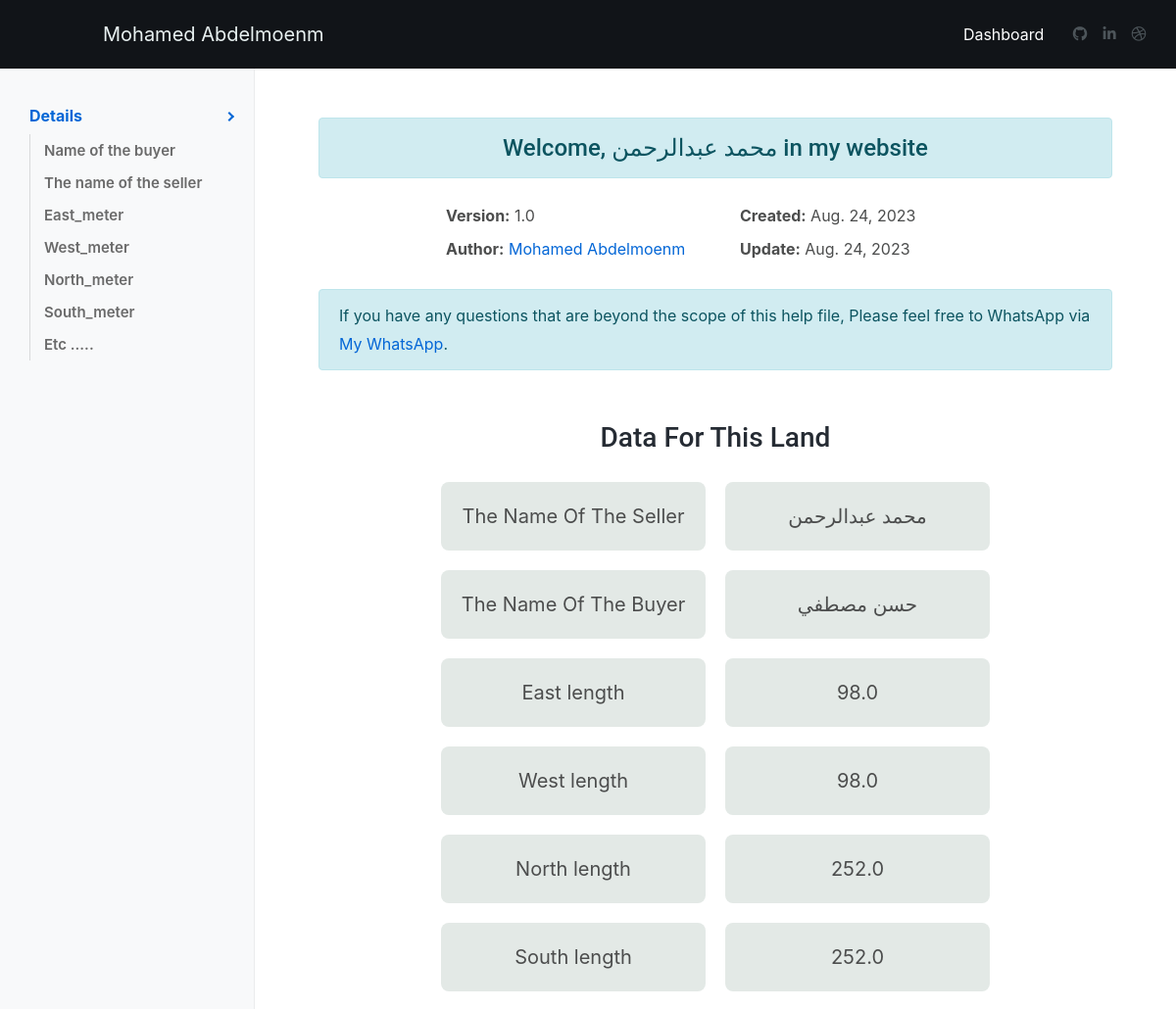
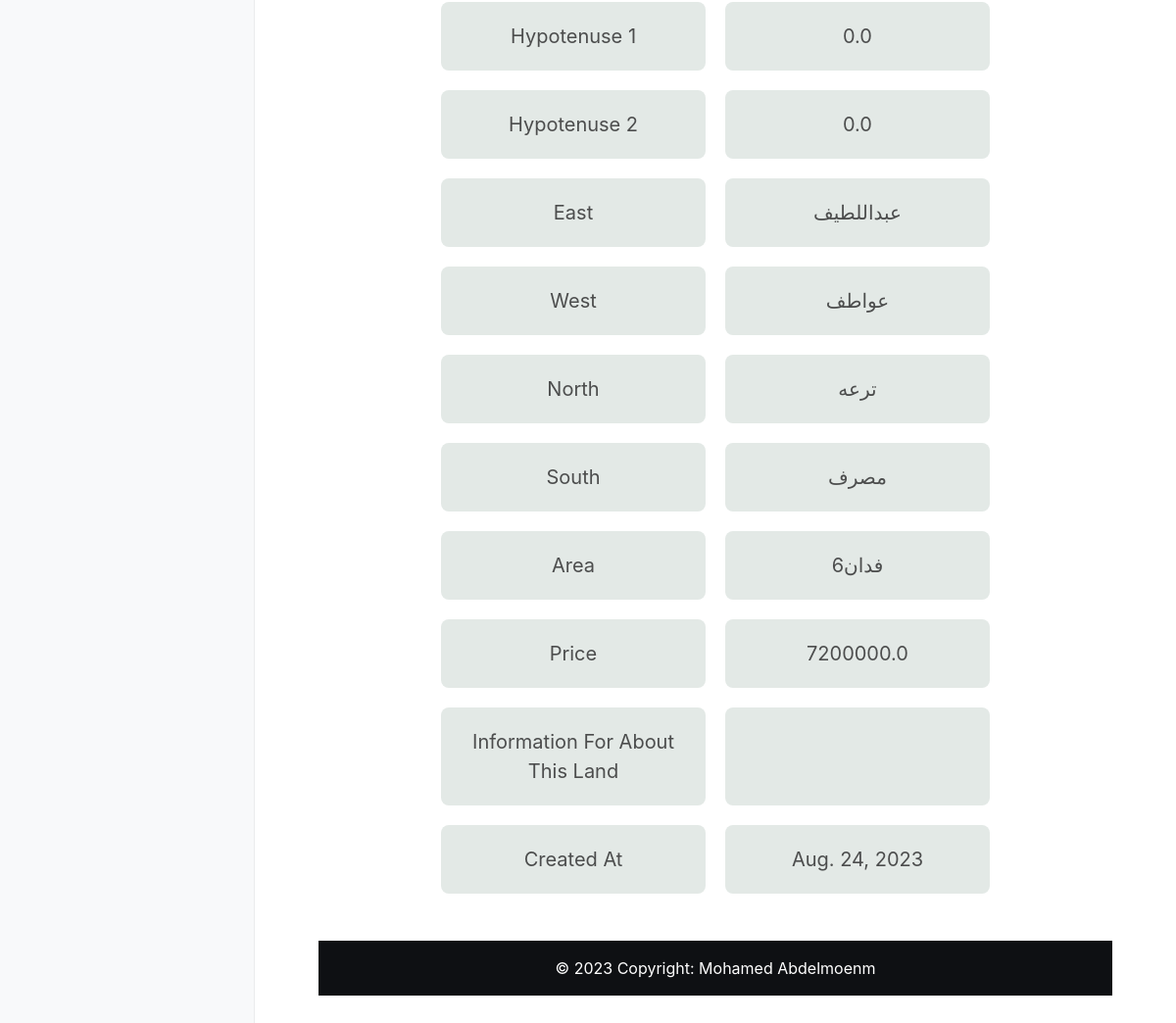
The page /land_detail/3 on the database its author committed (2 pictures, top to bottom).
### app/models.py (models this page shows, shortened)
class Data_Land(models.Model):
    name_saler = models.CharField(max_length=100)
    name_buyer = models.CharField(max_length=100)
    East_meter = models.FloatField()
    West_meter = models.FloatField()
    North_meter = models.FloatField()
    South_meter = models.FloatField()
    hypotenuse1 = models.FloatField(null=True, blank=True)
    hypotenuse2 = models.FloatField(null=True, blank=True)
    East = models.CharField(max_length=500)
    West = models.CharField(max_length=500)
    North  = models.CharField(max_length=500)
    South = models.CharField(max_length=500)
    area = models.CharField(max_length=500)
    price = models.FloatField()
    created_at = models.DateField(default=timezone.now)
    subtitle_information_for_land = models.TextField(null=True, blank=True, max_length=5000)
    image = models.ImageField(null=True, blank=True, upload_to='image_land')

### app/views.py (the view)
# urls.py: path('land_detail/<int:pk>', Land_Detail.as_view(), name='land_detail')
class Land_Detail(DetailView):
    model = Data_Land
    template_name = 'app/land_detail.html'
    context_object_name = 'object'

### app/templates/app/land_detail.html (shortened to what this page needs)
{% extends 'base.html' %}
{% block body %}
	<div class="idocs-navigation bg-light">
    <ul class="nav flex-column ">
        <li class="nav-item"><a class="nav-link active" href="#idocs_start">Details </a>
          <ul class="nav flex-column">
            <li class="nav-item"><a class="nav-link" href="/">Name of the buyer</a></li>
            <li class="nav-item"><a class="nav-link" href="/">The name of the seller</a></li>
            <li class="nav-item"><a class="nav-link" href="/">East_meter</a></li>
            <li class="nav-item"><a class="nav-link" href="/">West_meter</a></li>
            <li class="nav-item"><a class="nav-link" href="/">North_meter</a></li>
            <li class="nav-item"><a class="nav-link" href="/">South_meter</a></li>
            <li class="nav-item"><a class="nav-link" href="/">Etc .....</a></li>
        </ul>
        </li>
  </div>
    <div class="idocs-content">
      <div class="container">
        <h4 class="alert alert-info" style="text-align: center; margin-top: 50px;">Welcome,  {{object.name_saler}}
          in my website </h4>
        <div class="row">
          <div class="col-sm-6 col-lg-4">
            <ul class="list-unstyled">
              <li><strong>Version:</strong> 1.0</li>
              <li><strong>Author:</strong> <a href="http://www.harnshdesign.net" target="_blank">Mohamed Abdelmoenm</a></li>
            </ul>
          </div>
          <div class="col-sm-6 col-lg-4">
            <ul class="list-unstyled">
              <li><strong class="font-weight-700">Created:</strong> {{object.created_at}}</li>
              <li><strong>Update:</strong> {{object.created_at}}</li>
            </ul>
          </div>
        </div>
            <p class="alert alert-info mb-5">If you have any questions that are beyond the scope of this help file, Please feel free to WhatsApp via <a target="_blank" href="https://wa.me/+201064983621">My WhatsApp</a>.</p>
            <h3 style="text-align: center;">Data For This Land</h3>
            <div class="container text-center">
              <div class="row row-cols-3">
                <div class="col">The Name Of The Seller</div>
                <div class="col">{{ object.name_saler }}</div>
                <div class="col">The Name Of The Buyer</div>
                <div class="col">{{ object.name_buyer }}</div>
                <div class="col">East length</div>
                <div class="col">{{ object.East_meter }}</div>
                <div class="col">West length</div>
                <div class="col">{{ object.West_meter }}</div>
                <div class="col">North length</div>
                <div class="col">{{ object.North_meter }}</div>
                <div class="col">South length</div>
                <div class="col">{{ object.South_meter }}</div>
                <div class="col">Hypotenuse 1</div>
                <div class="col">{{ object.hypotenuse1 }}</div>
                <div class="col">Hypotenuse 2</div>
                <div class="col">{{ object.hypotenuse2 }}</div>
                <div class="col">East</div>
                <div class="col">{{ object.East }}</div>
                <div class="col">West</div>
                <div class="col">{{ object.West }}</div>
                <div class="col">North</div>
                <div class="col">{{ object.North }}</div>
                <div class="col">South</div>
                <div class="col">{{ object.South }}</div>
                <div class="col">Area</div>
                <div class="col">{{ object.area }}</div>
                <div class="col">Price </div>
                <div class="col">{{ object.price }}</div>
                <div class="col">Information For About This Land</div>
                <div class="col">{{ object.subtitle_information_for_land }}</div>
                <div class="col">Created At</div>
                <div class="col">{{ object.created_at }}</div>
              </div>
            </div>
  {% endblock body%}

### app/static/assets/css/stylesheet.css (style rules this page uses)
body, html { height: 100%; }
body { background: #dddddd; color: #4c4d4d; }
a, a:focus { color: #0366d6; -webkit-transition: all 0.2s ease; transition: all 0.2s ease; }
p { line-height: 1.8; }
h1, h2, h3, h4, h5, h6 { color: #252b33; line-height: 1.5; margin: 0 0 1.5rem 0; font-family: Roboto, sans-serif; }
dl, ol, ul, pre, blockquote, .table { margin-bottom: 1.8rem; }
.font-weight-700 { font-weight: 700 !important; }
@media (min-width: 1200px) { .container { max-width: 1170px !important; } }
.idocs-navigation { position: fixed; top: 70px; left: 0; overflow: hidden; overflow-y: auto; width: 260px; height: calc(100% - 70px); z-index: 1; border-right: 1px solid rgba(0, 0, 0, 0.05); transition: all 0.3s; }
.idocs-navigation > .nav { padding: 30px 0; }
.idocs-navigation .nav .nav-item { position: relative; }
.idocs-navigation .nav .nav { margin: 0 0 5px; }
.idocs-navigation .nav .nav-link { position: relative; padding: 6px 30px; line-height: 25px; font-weight: 600; }
.idocs-navigation .nav .nav-item:hover > .nav-link, .idocs-navigation .nav .nav-item .nav-link.active { font-weight: 700; }
.idocs-navigation .nav .nav { display: none; border-left: 1px solid regba(0, 0, 0, 0.3); }
.idocs-navigation .nav .nav .nav-item .nav-link:after { content: ""; position: absolute; left: 30px; height: 100%; border-left: 1px solid rgba(0, 0, 0, 0.12); width: 1px; top: 0; }
.idocs-navigation .nav .nav-item .nav-link.active + .nav { display: block; }
.idocs-navigation .nav .nav .nav-link { color: #6a6a6a; padding: 4px 30px 4px 45px; font-size: 15px; text-transform: none; }
.idocs-navigation > .nav > .nav-item > .nav-link.active:after { position: absolute; content: " "; top: 50%; right: 18px; border-color: #000; border-top: 2px solid; border-right: 2px solid; width: 7px; height: 7px; -webkit-transform: translate(-50%, -50%) rotate(45deg); transform: translate(-50%, -50%) rotate(45deg); -webkit-transition: all 0.2s ease; transition: all 0.2s ease; }
.idocs-content { position: relative; margin-left: 260px; padding: 0px 50px 50px; min-height: 750px; transition: all 0.3s; }
.idocs-content ol li, .idocs-content ul li { margin-top: 10px; }
.nav .nav-item .nav-link { color: #222222; }
.nav:not(.nav-pills) .nav-item .nav-link.active, .nav:not(.nav-pills) .nav-item .nav-link:hover { color: #0366d6; }

### app/templates/base.html (style rules this page uses)
a { text-decoration: none; }
body { font-family: Arial, sans-serif; margin: 20px; }
a { color: rgb(27, 27, 27); text-decoration: none; }

### app/templates/app/land_detail.html (style rules this page uses)
.row { display: flex; flex-wrap: wrap; justify-content: center; gap: 20px; }
.col { background-color: #e3e9e6; padding: 20px; font-size: 20px; border-radius: 8px; text-align: center; }

### rows shown on the page
Data_Land: name_saler "محمد عبدالرحمن", created_at "Aug. 24, 2023", name_buyer "حسن مصطفي", East_meter "98.0", West_meter "98.0", North_meter "252.0", South_meter "252.0", hypotenuse1 "0.0", hypotenuse2 "0.0", East "عبداللطيف", West "عواطف", North "ترعه", South "مصرف", area "6فدان", price "7200000.0"
